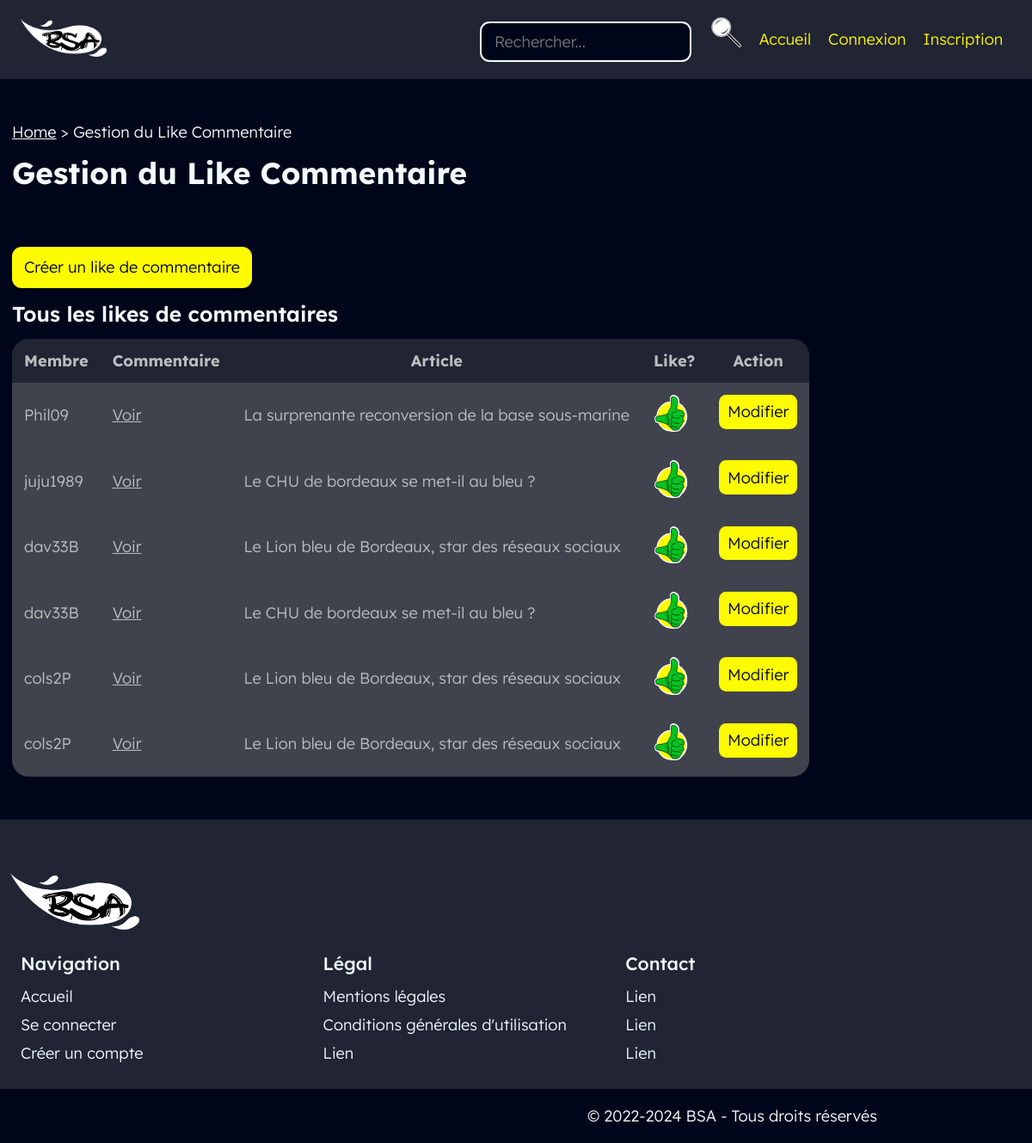
Screenshot of /back/likeCom/likeCom.php with the database file from the repository.
### tables this page shows
create table likecom
(
   numMemb int(10) not null,    
   numSeqCom int(10) not null,  
   numArt int(8) not null,      
   likeC bool DEFAULT TRUE,
   primary key (numMemb, numSeqCom, numArt)
);

create table membre
(
   numMemb int(10) not null auto_increment,  
   prenomMemb varchar(70) not null,
   nomMemb varchar(70) not null,
   pseudoMemb varchar(70) not null,
   passMemb varchar(70) not null,
   eMailMemb varchar(100) not null,
   dtCreaMemb timestamp DEFAULT CURRENT_TIMESTAMP ON UPDATE CURRENT_TIMESTAMP,
   accordMemb bool DEFAULT TRUE,
   idStat int(5) not null,                   
   primary key (numMemb)
);

create table article
(
   numArt int(8) not null auto_increment,    
   dtCreArt timestamp DEFAULT CURRENT_TIMESTAMP ON UPDATE CURRENT_TIMESTAMP,	 
   libTitrArt varchar(100),	    
   libChapoArt text(500),			 
   libAccrochArt varchar(100),	 
   parag1Art text(1200),			 
   libSsTitr1Art varchar(100),	 
   parag2Art text(1200),			 
   libSsTitr2Art varchar(100),	 
   parag3Art text(1200),			 
   libConclArt text(800),			 
   urlPhotArt varchar(70),			 
   numAngl varchar(8) not null,	 
   numThem varchar(8) not null,	 
   primary key (numArt)
);

### CLASS_CRUD/likecom.class.php (called while the page is built, shortened)
<?php
require_once __DIR__ . '../../connect/database.php';
class likecom{
	function get_AllLikesCom(){
		global $db;
		$query = 'SELECT likecom.*, membre.pseudoMemb, article.*  FROM likecom
				INNER JOIN membre ON likecom.numMemb=membre.numMemb
				INNER JOIN article ON likecom.numArt=article.numArt;';
		$request = $db->query($query);
		$allLikesCom = $request->fetchAll();
		return($allLikesCom);
	}
}

### util/paths.php (called while the page is built, shortened)
<?php
function sitePath() {
    return realpath(__DIR__."/../");
}
function webSitePath($morePath="") {
    return preg_replace(
        '/\\\/',
        '/',
        str_replace(realpath($_SERVER["DOCUMENT_ROOT"]), '', sitePath())
    ).$morePath;
}
function webCrudPath($crud="") {
    return webSitePath('/BACK/'.$crud);
}
function webAssetPath($morePath="") {
    return webSitePath('/assets/'.$morePath);
}
?>

### back/likeCom/likeCom.php (the view, shortened to what this page needs)
<?php
require_once __DIR__ . '/../../util/index.php';
require_once __DIR__ . '/../../CLASS_CRUD/likecom.class.php';
$monLikeCom = new likecom();
include __DIR__ . '/../../layouts/back/head.php';
?>
	<a class="btn btn-lg" href="./createLikeCom.php" title="Créer un Like Commentaire">Créer un like de commentaire</a>
	<h3>Tous les likes de commentaires</h3>
	<table >
        <thead>
            <tr>
                <th>Membre</th>
                <th>Commentaire</th>
                <th>Article</th>
                <th>Like?</th>
                <th class="sticky-right">Action</th>
            </tr>
        </thead>
        <tbody>
        <?php
        $all = $monLikeCom->get_AllLikesCom();
        foreach($all as $row) {
        ?>
            <tr>
                <td><?= $row['pseudoMemb']; ?></td>
                <td><a href="<?=webCrudPath('comment/updateComment.php?idCom='.$row['numSeqCom'].'&idArt='.$row['numArt']) ?>">Voir</a></td>
                <td><?= $row['libTitrArt']; ?></td>
                <td>
                    <?php if($row['likeC']) { ?>
                        <img width=40 src="<?=webAssetPath('svg/liked.svg') ?>" alt=" ">
                    <?php } else { ?>
                        Non
                    <?php } ?>
                </td>
                <td class="actions sticky-right">
                    <a class="btn btn-md" href="./updateLikeCom.php?numMemb=<?=$row['numMemb'];?>&numArt=<?=$row['numArt'];?>&numSeqCom=<?=$row['numSeqCom']?>" title="Modifier le like">Modifier</a>
                </td>
            </tr>
        <?php }	 ?>
        </tbody>
    </table>
<?php require_once __DIR__ . '/../../layouts/back/foot.php'; ?>

### assets/css/var.css (style rules this page uses)
:root { font-size: 14px; --bg1: #00061A ; --bg2: #202433 ; --bg3: #40434D ; --p1: #F2FCFF ; --p2: #D5DDDF ; --p3:#B9BEBF ; --i:#FFFB00 ; --g1:#2F23D6 ; --g2:#4AC5E8 ; --g3:#D91D1D ; --g4:#EE7C0B ; --g5:#05C323 ; --g6:#EC03E5 ; --gFocus: #9da3f5; --h1: 400 6rem 'a Attack Graffiti', sans-serif; --h2: 700 2.5rem "Lexend Deca", sans-serif; --h3: 600 1.75rem "Lexend Deca", sans-serif; --h4: 500 1.5rem "Lexend Deca", sans-serif; --p: 300 1.3rem "Lexend Deca", sans-serif; --label: 200 1.125rem "Lexend Deca", sans-serif; --rounded-md: 0.6rem; --rounded-lg: 0.8rem; }

### assets/css/master.css (style rules this page uses)
body { background-color: var(--bg1); color: var(--p1); position: relative; width: 100%; }
* { box-sizing: border-box; margin: 0; padding: 0; background: var(--background); color: var(--color); outline: 0px solid transparent; }
.btn { --color: var(--bg1); --background: var(--i); text-decoration: none; font: var(--p); display: inline-block; text-align: center; cursor: pointer; border: none; transition: transform .2s, outline .2s; }
.btn.btn-lg { padding: 0.9rem 1rem; border-radius: var(--rounded-lg); }
.btn.btn-md { padding: 0.6rem 0.7rem; border-radius: var(--rounded-md); }
h1, h2, h3, h4 { margin-top: 1rem; margin-bottom: 1rem; }
h3, .font-h3 { font: var(--h3); }

### assets/css/admin.css (style rules this page uses)
table { display: block; position: relative; border-radius: 20px; padding: 0; overflow: hidden; border: none; font: var(--p); overflow-x: auto; overflow-y: auto; max-height: 80vh; max-width: 100%; }
table, th, td { border: hidden; border-collapse:collapse; }
table thead { position: sticky; top:0; border: none; padding: 1rem; color: var(--p3); background: var(--bg2); z-index: 10; }
table th { color: var(--p3); background: var(--bg2); }
table td { color: var(--p3); background: var(--bg3); }
table th, table td { height: auto; padding: 1rem 1rem; }
table .actions { display: flex; flex-flow: row nowrap; gap: 1rem; }
table .sticky-right { position: sticky; right: 0; }
table tbody { border: none; padding: 1rem; color: var(--p1); background: var(--bg3); }

### rows the page displays
likecom: numMemb.pseudoMemb "Phil09", article.libTitrArt "La surprenante reconversion de la base sous-marine", likeC 1 (drawn)
likecom: numMemb.pseudoMemb "juju1989", article.libTitrArt "Le CHU de bordeaux se met-il au bleu ?", likeC 1 (drawn)
likecom: numMemb.pseudoMemb "dav33B", article.libTitrArt "Le Lion bleu de Bordeaux, star des réseaux sociaux", likeC 1 (drawn)
likecom: numMemb.pseudoMemb "dav33B", article.libTitrArt "Le CHU de bordeaux se met-il au bleu ?", likeC 1 (drawn)
likecom: numMemb.pseudoMemb "cols2P", article.libTitrArt "Le Lion bleu de Bordeaux, star des réseaux sociaux", likeC 1 (drawn)
likecom: numMemb.pseudoMemb "cols2P", article.libTitrArt "Le Lion bleu de Bordeaux, star des réseaux sociaux", likeC 1 (drawn)

### other values shown
$navItemLabel "Home"
$navItemLabel "Gestion du Like Commentaire"
$pageTitle "Gestion du Like Commentaire"
